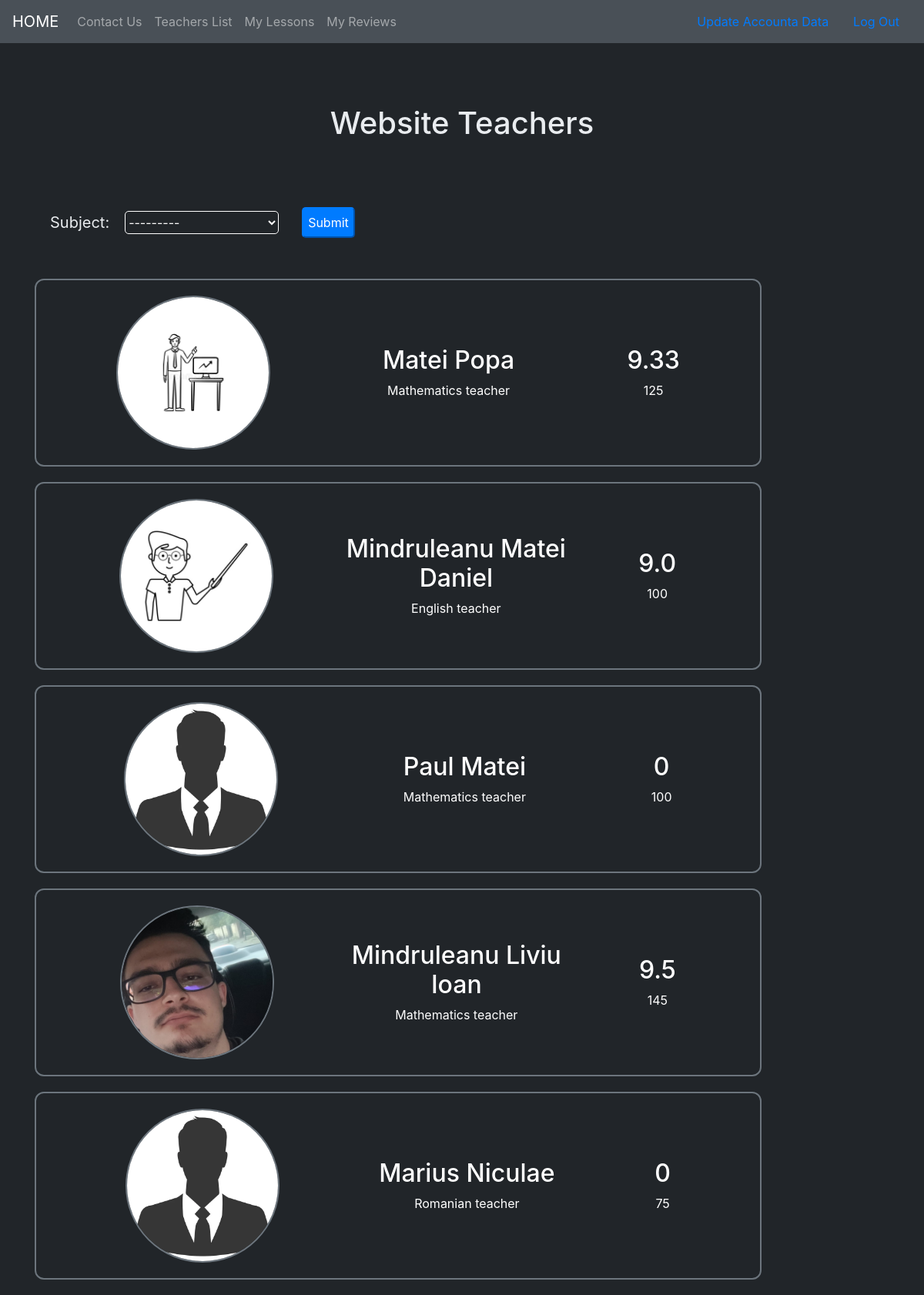
The app's page /teachers (signed in) with its own data.
### accounts/models.py (models this page shows, shortened)
class Teacher(models.Model):
    user = models.OneToOneField(User, on_delete=models.CASCADE, primary_key=True)
    subject = models.ForeignKey(Subject, on_delete=models.SET_NULL, null=True)
    price = models.IntegerField(default=100)
    def get_teacher_rating(self):
        x = 0
        i = 0
        reviews = self.review_set.all()
        if len(reviews) != 0:
            for review in reviews:
                x += review.rating
                i += 1
            return round(x/i,2)
        else:
            return 0

class User(AbstractUser):
    phone_number = models.CharField(max_length=10,blank=False, validators=[phone_number_validator], unique=True)
    email = models.EmailField(unique=True)
    is_student = models.BooleanField(default=False)
    is_teacher = models.BooleanField(default=False)

class Subject(models.Model):
    name = models.CharField(max_length=264)
    def __str__(self):
        return self.name

### profiles/models.py (models this page shows, shortened)
class Profile(models.Model):
    teacher = models.OneToOneField(Teacher, on_delete=models.CASCADE)
    avatar = models.ImageField(default='profile_images/default.jpg', upload_to='profile_images')
    description = models.TextField(default="Not yet edited description")
    slug = models.SlugField(allow_unicode=True,unique=True, null=True, blank=True)

### reviews/models.py (models this page shows, shortened)
class Review(models.Model):
    user = models.ForeignKey(User, on_delete=models.CASCADE)
    teacher = models.ForeignKey(Teacher, on_delete=models.CASCADE, null=True)
    sent_date = models.DateField(auto_now_add=True)
    description = models.TextField()
    rating = models.PositiveIntegerField(validators = [rating_validator])
    class Meta:
        ordering = ["-sent_date"]
        unique_together = ['user', 'teacher']

### invicta/views.py (the view)
# urls.py: path('teachers',views.ListTeachers.as_view(),name="all_teachers"), #pagina care afiseaza toti profesorii
@method_decorator([login_required], name='dispatch')
class ListTeachers(FilterView):
    model = Teacher
    template_name = 'all_teachers.html'
    filterset_class = TeacherFilter
    paginate_by = 5

### templates/all_teachers.html (shortened to what this page needs)
{% extends "base.html" %}
{% load bootstrap_icons %}
{% block extra_css %}
    {% load static %}
    <link rel="stylesheet" type="text/css" href="{% static 'invicta/css/all_teachers.css' %}" >
{% endblock %}
{% block content %}
    <h1 class="all-teachers-title">Website Teachers</h1>
    <form action="" method="get" class="all-teachers-filter">
        {{ filter.form.as_p }}
        <input type="submit" />
    </form>
    {% for teacher in object_list %}
        <a class="all-teachers-a" href="{% url 'profiles:profile_detail' slug=teacher.profile.slug %}">
            <div class="all-teachers-card">
                <div class="all-teachers-image-wrapper">
                    <img src="{{teacher.profile.avatar.url}}" class="all-teachers-image"/>
                </div>
                <div class="all-teachers-details1">
                    <h2 class="all-teachers-name">{{teacher.user.first_name}} {{teacher.user.last_name}}</h2>
                    <span class="all-teachers-subject">{{teacher.subject}} teacher</span>
                </div>
                <div class="all-teachers-details2">
                    <h2 class="all-teachers-rating">{{teacher.get_teacher_rating}}
                    </h2>
                    <span class="all-teachers-price">{{teacher.price}}
                    </span>
                </div>
            </div>
        </a>
    {% endfor %}
{% endblock %}

### static/invicta/css/master.css (style rules this page uses)
body { background-color: #212529; color: #E9ECEF; }

### static/invicta/css/all_teachers.css (style rules this page uses)
.all-teachers-card { display: flex; justify-content: space-evenly; align-items: center; padding: 20px; border: 2px solid #6C757D; border-radius: 12px; width: 85%; margin-top: 20px; margin-bottom: 20px; }
a.all-teachers-a { color: white; text-decoration: none; }
.all-teachers-details1 { width: 33%; text-align: center; }
.all-teachers-image { width: 200px; height: 200px; border-radius: 50%; border: 2px solid #6C757D; }
.all-teachers-details1, .all-teachers-details2 { display: flex; flex-direction: column; justify-content: center; align-items: center; }
.all-teachers-filter { display: flex; margin-bottom: 3em; }
.all-teachers-filter>p { display: flex; min-width:200px; }
.all-teachers-filter>p>label { font-size: 20px; }
.all-teachers-filter * { margin: 5px 10px; }
.all-teachers-filter>input[type="submit"] { color: #fff; background-color: #007bff; border-color: #007bff; border-radius: 5px; }
#id_subject { min-width: 200px; color: white; background-color: #212529; border: 1px solid white; border-radius: 5px; }
.all-teachers-title { text-align: center; align-items: center; margin: 2em; }

### records on screen
Teacher: profile.avatar (picture), user.first_name "Matei", user.last_name "Popa", subject "Mathematics", get_teacher_rating "9.33", price "125"
Teacher: profile.avatar (picture), user.first_name "Mindruleanu", user.last_name "Matei Daniel", subject "English", get_teacher_rating "9.0", price "100"
Teacher: profile.avatar (placeholder picture), user.first_name "Paul", user.last_name "Matei", subject "Mathematics", get_teacher_rating "0", price "100"
Teacher: profile.avatar (picture), user.first_name "Mindruleanu", user.last_name "Liviu Ioan", subject "Mathematics", get_teacher_rating "9.5", price "145"
Teacher: profile.avatar (placeholder picture), user.first_name "Marius", user.last_name "Niculae", subject "Romanian", get_teacher_rating "0", price "75"
